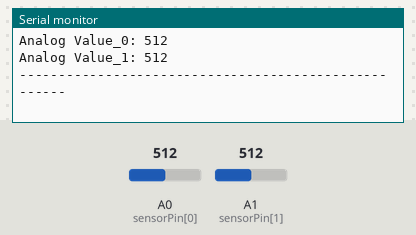
A sketch run on a simulated Arduino Uno, built with avr-gcc and run on an emulated ATmega328P. Shown: the last lines printed to the serial monitor. Inputs (shaded band) come from the test bench; at power-on: A0 (sensorPin[0]) = 512, A1 (sensorPin[1]) = 512.

Above: at 10.8 s.
10.9 s: A0 (sensorPin[0]) set to 716
At 20.7 s:
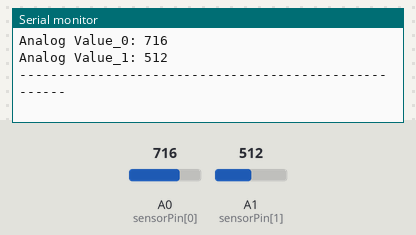
20.9 s: A1 (sensorPin[1]) set to 716
At 30.7 s:
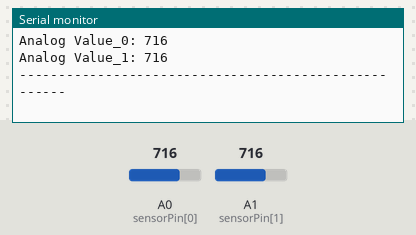
30.9 s: A0 (sensorPin[0]) set to 900
At 40.7 s:
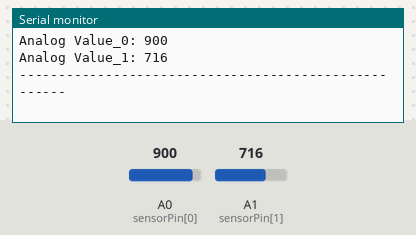
40.9 s: A1 (sensorPin[1]) set to 900
At 51.5 s:
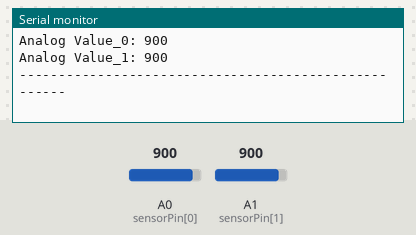
Timing chart, 0 to 51.9 s (numbered marks = the images above; inputs shaded):
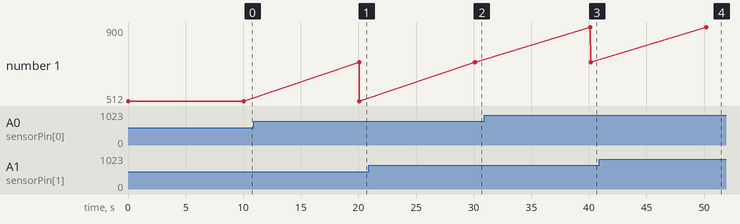

Measured:
- after the input at 10.9 s, the serial monitor: prints a new line after 9.2 s (image 1)
- after the input at 20.9 s, the serial monitor: prints a new line after 9.2 s (image 2)
- after the input at 30.9 s, the serial monitor: prints a new line after 9.2 s (image 3)
- after the input at 40.9 s, the serial monitor: prints a new line after 9.3 s (image 4)

The sketch:

02-check-the-sensor-Arduino-no-wifi.ino
```cpp
//version 02.01.00
//This version I isolated the Arduino Uno board, we don't connect the wifi or database

int sensorValue;
int sensorNumber = 2;
int sensorPin[] = {A0, A1, A2, A3, A4};

void setup(){
  for (int i=0; i < sensorNumber; i++) {
    pinMode(sensorPin[i], INPUT);
  }
  Serial.begin(9600);
}

void loop(){

  for (int i=0; i < sensorNumber; i++) {
    sensorValue = analogRead(sensorPin[i]);
    Serial.print("Analog Value_");
    Serial.print(i);
    Serial.print(": ");
    Serial.println(sensorValue);
  }
  Serial.println("-----------------------------------------------------");
  delay(10000);
}
```
